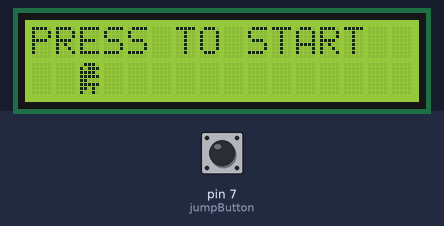
The sketch below on a simulated Arduino Uno, built with avr-gcc and run on an emulated ATmega328P. On the bench: 16×2 character LCD. The test bench sets the inputs (shaded band); at power-on: pin 7 (jumpButton) LOW.

Above: at 2.8 s.
2.9 s: pin 7 (jumpButton) pulled HIGH for 3.2 s
At 3.4 s:
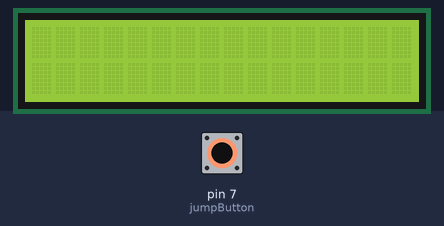
7.6 s: pin 7 (jumpButton) pulled HIGH for 3.2 s
At 7.88 s:
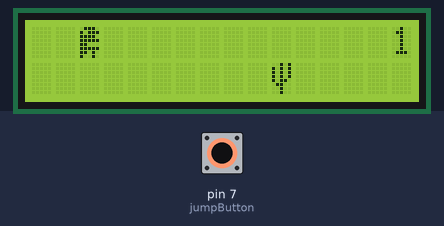
13.7 s: pin 7 (jumpButton) pulled HIGH for 1.25 s
At 14.97 s:
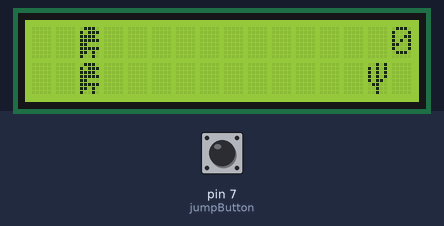
16.4 s: pin 7 (jumpButton) pulled HIGH for 1.25 s
At 16.55 s:
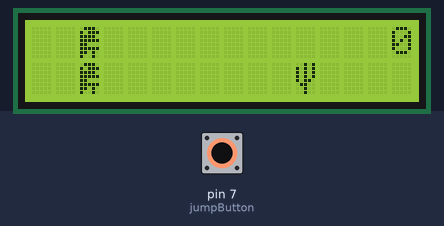

Measured:
- after the input at 2.9 s, the display: changes after 0.18 s (image 1)
- after the input at 7.6 s, the display: first changes at once (image 2 shows a later state)
- after the input at 13.7 s, the display: first changes after 0.50 s (image 3 shows a later state)
- after the input at 16.4 s, the display: changes at once (image 4)
- what the display in image 1 shows lasts 0.5 s, from 3.1 s to 3.6 s

The sketch:

Dino_Game_Code.ino
```cpp
#include <LiquidCrystal.h>
LiquidCrystal lcd(12, 11, 5, 4, 3, 2);

int switchState=0;
int switchFirstPress=0;

bool buttonPressed=0;
int jumpButton=7;
bool dinoLast=0;

int j;
int score=0;
unsigned int number=16;

unsigned long t; //unsigned long used for millis
unsigned long t1;
unsigned long t2;
unsigned long t3;

int objectDelay=200; //basic cactus moving speed
int objectDecrease=20; //decreases delay

bool dinoUp=0;

byte cactus[8] = { //cactus
  B00101,
  B10101,
  B10101,
  B10101,
  B10110,
  B01100,
  B00100,
  B00100,
};

byte dino[8] = { //dino
  B01110,
  B10111,
  B11110,
  B11111,
  B11000,
  B11111,
  B11010,
  B10010,
};
byte dinoPositionTwo[8] = { //dino 2nd position
  B01110,
  B10111,
  B11110,
  B11111,
  B11000,
  B11111,
  B11010,
  B10010,
};

void text() {
  lcd.print("PRESS TO START");
  delay(500);
  lcd.clear();
  lcd.print(" ");
  delay(500);
  lcd.clear();
}
void setup() {
lcd.begin(16, 2);

lcd.createChar(7, cactus);
lcd.createChar(6, dino);
lcd.createChar(5, dinoPositionTwo);

j=15;

t=millis();
t1=millis();
t2=millis();
t3=millis();
Serial.begin(9600);

switchFirstPress = digitalRead(jumpButton);
while(switchFirstPress == LOW) {
  lcd.setCursor(2, 1);
  lcd.write(6);
  delay(500);
  lcd.setCursor(0, 0);
  lcd.print("PRESS TO START");
  delay(500);
  lcd.print(" ");
  lcd.clear();
switchFirstPress = digitalRead(jumpButton);
  if (switchFirstPress == HIGH) {
    break;
  }
}
delay(500);
}
void dinoRunMovement() {

}
void loop() {
switchState = digitalRead(jumpButton);
if((millis()-t)>=objectDelay) { //delay on cactus move
  t=millis();
  lcd.clear();
  lcd.setCursor(j, 1);
  lcd.write(7);
  j=j-1;
    if(j == -1) {
      j=15;
    }
  byte digits = (score > 9999) ? 5 : (score > 999) ? 4 : (score > 99) ? 3 : (score > 9) ? 2 : 1;
  lcd.setCursor(number-digits, 0);
  lcd.print(score);
}
if((millis()-t1)>=50) {
  t1=millis();
  if (switchState == HIGH && dinoUp == false) {
    lcd.setCursor(2, 0);
    lcd.write(6);
    dinoUp = true;
    t2=millis();
  }
  else if(dinoUp == true) {
    lcd.setCursor(2, 0);
    lcd.write(6);
  }
  else if(dinoUp == false) {
    lcd.setCursor(2, 0);
    lcd.print(" ");
    lcd.setCursor(2, 1);
    lcd.write(6);
  }
}
if((millis()-t2)>=500 && dinoUp == true) {
  t2=millis();
  lcd.setCursor(2, 1);
  lcd.write(6);
  lcd.setCursor(2, 0);
  lcd.print(" ");
  dinoUp = false;
}
if(((millis()-t3)>=1000) && (j == 1)) {
  t3=millis();
  if (dinoUp == true) {
    score=score+1;
    if (score%2 == 0) {
    objectDelay=objectDelay-objectDecrease;
      if(objectDelay <= 200) { //makes 200 highest speed
        objectDecrease=0; //keeps cactus/object at max speed and wont keep increasing it
      }
    }
  }
  else {
    lcd.clear();
    lcd.setCursor(0, 0);
    lcd.print("GAME OVER!");
    lcd.setCursor(0, 1);
    lcd.print("TAP TO RETRY");
    score=0;
    j=15;
    objectDelay=500; //toggles back to basic speed
    switchState = digitalRead(jumpButton);
      while(switchState == LOW) {
        switchState = digitalRead(jumpButton);
      }
      delay(500);
  }
}
}
```
